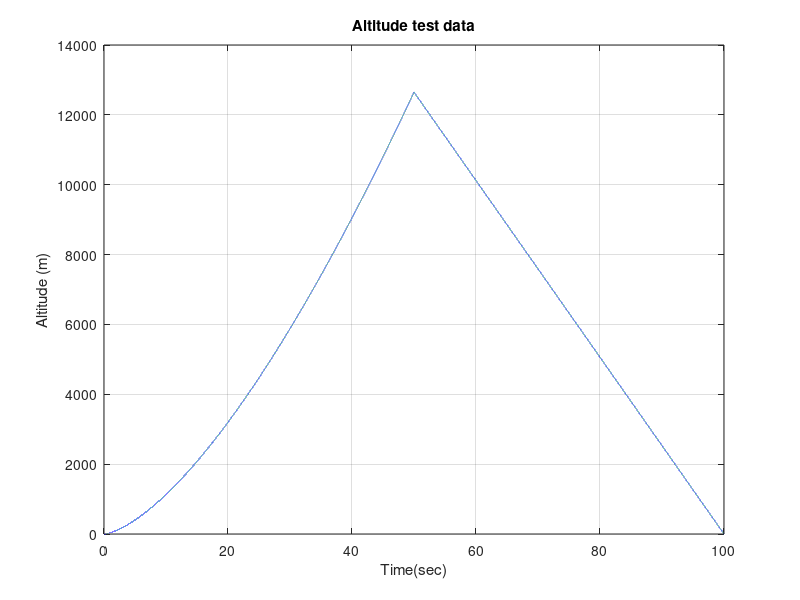

MATLAB code to generate this figure:
%{
Generate altitude simulation 

%}

% flight time 
samples = 100000;
time = 0:0.001:50; % half the flight time is 50 seconds, 50 seconds to reach apogee
time = time(2:end); 

max_alt = 4000; % 4km 
min_alt = 0;

a = linspace(0, max_alt, samples/2); a = a(:);
x = 1.5;
powered_flight = 0.05*a.^x; % exponential growth function

% descent stage 
% straight line from 50 seconds to 100 seconds 
t = 50:0.001:100;
t = t(2:end);
desc = linspace(powered_flight(end), 0, samples/2); desc = desc(:);

% combined vector
f = [powered_flight; desc];
ft = [time t];

% send to csv
m = [ft' f];
dlmwrite('altitude_data.csv', m); 

% plot(time, powered_flight, t, desc);
plot(ft, f);
xlabel( 'Time(sec)' );
ylabel('Altitude (m)');
title("Altitude test data");
grid on